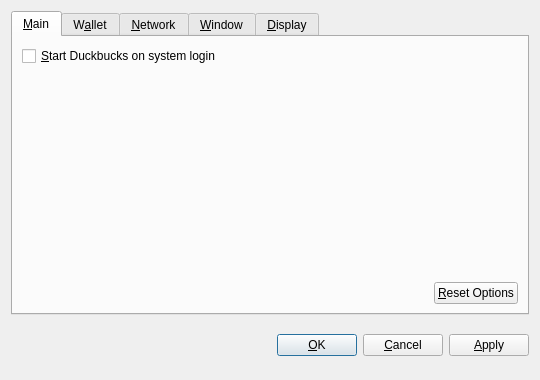
<?xml version="1.0" encoding="UTF-8"?>
<ui version="4.0">
 <class>OptionsDialog</class>
 <widget class="QDialog" name="OptionsDialog">
  <property name="geometry">
   <rect>
    <x>0</x>
    <y>0</y>
    <width>540</width>
    <height>380</height>
   </rect>
  </property>
  <property name="windowTitle">
   <string>Options</string>
  </property>
  <property name="modal">
   <bool>true</bool>
  </property>
  <layout class="QVBoxLayout" name="verticalLayout">
   <item>
    <widget class="QTabWidget" name="tabWidget">
     <property name="tabPosition">
      <enum>QTabWidget::North</enum>
     </property>
     <property name="currentIndex">
      <number>0</number>
     </property>
     <widget class="QWidget" name="tabMain">
      <attribute name="title">
       <string>&amp;Main</string>
      </attribute>
      <layout class="QVBoxLayout" name="verticalLayout_Main">
       <item>
        <widget class="QCheckBox" name="bitcoinAtStartup">
         <property name="toolTip">
          <string>Automatically start Duckbucks after logging in to the system.</string>
         </property>
         <property name="text">
          <string>&amp;Start Duckbucks on system login</string>
         </property>
        </widget>
       </item>
       <item>
        <spacer name="verticalSpacer_Main">
         <property name="orientation">
          <enum>Qt::Vertical</enum>
         </property>
         <property name="sizeHint" stdset="0">
          <size>
           <width>20</width>
           <height>40</height>
          </size>
         </property>
        </spacer>
       </item>
       <item>
        <layout class="QHBoxLayout" name="horizontalLayout_2_Main">
         <item>
          <spacer name="horizontalSpacer_2_Main">
           <property name="orientation">
            <enum>Qt::Horizontal</enum>
           </property>
           <property name="sizeHint" stdset="0">
            <size>
             <width>40</width>
             <height>20</height>
            </size>
           </property>
          </spacer>
         </item>
         <item>
          <widget class="QPushButton" name="resetButton">
           <property name="toolTip">
            <string>Reset all client options to default.</string>
           </property>
           <property name="text">
            <string>&amp;Reset Options</string>
           </property>
           <property name="autoDefault">
            <bool>false</bool>
           </property>
          </widget>
         </item>
        </layout>
       </item>
      </layout>
     </widget>
     <widget class="QWidget" name="tabWallet">
      <attribute name="title">
       <string>W&amp;allet</string>
      </attribute>
      <layout class="QVBoxLayout" name="verticalLayout_Network">
       <item>
        <widget class="QLabel" name="transactionFeeInfoLabel">
         <property name="text">
          <string>Optional transaction fee per kB that helps make sure your transactions are processed quickly. Most transactions are 1 kB.</string>
         </property>
         <property name="textFormat">
          <enum>Qt::PlainText</enum>
         </property>
         <property name="wordWrap">
          <bool>true</bool>
         </property>
        </widget>
       </item>
       <item>
        <layout class="QHBoxLayout" name="horizontalLayout_1_Main">
         <item>
          <widget class="QLabel" name="transactionFeeLabel">
           <property name="text">
            <string>Pay transaction &amp;fee</string>
           </property>
           <property name="textFormat">
            <enum>Qt::PlainText</enum>
           </property>
           <property name="buddy">
            <cstring>transactionFee</cstring>
           </property>
          </widget>
         </item>
         <item>
          <widget class="BitcoinAmountField" name="transactionFee"/>
         </item>
         <item>
          <spacer name="horizontalSpacer_1_Main">
           <property name="orientation">
            <enum>Qt::Horizontal</enum>
           </property>
           <property name="sizeHint" stdset="0">
            <size>
             <width>40</width>
             <height>20</height>
            </size>
           </property>
          </spacer>
         </item>
        </layout>
       </item>
       <item>
        <widget class="QLabel" name="label">
         <property name="text">
          <string>If you disable the spending of unconfirmed change, the change from a transaction cannot be used until that transaction has at least one confirmation. This also affects how your balance is computed.</string>
         </property>
         <property name="wordWrap">
          <bool>true</bool>
         </property>
        </widget>
       </item>
       <item>
        <widget class="QCheckBox" name="spendZeroConfChange">
         <property name="text">
          <string>Spend unconfirmed change  (experts only)</string>
         </property>
        </widget>
       </item>
       <item>
        <spacer name="verticalSpacer">
         <property name="orientation">
          <enum>Qt::Vertical</enum>
         </property>
         <property name="sizeHint" stdset="0">
          <size>
           <width>20</width>
           <height>40</height>
          </size>
         </property>
        </spacer>
       </item>
      </layout>
     </widget>
     <widget class="QWidget" name="tabNetwork">
      <attribute name="title">
       <string>&amp;Network</string>
      </attribute>
      <layout class="QVBoxLayout" name="verticalLayout_Network">
       <item>
        <widget class="QCheckBox" name="mapPortUpnp">
         <property name="toolTip">
          <string>Automatically open the Duckbucks client port on the router. This only works when your router supports UPnP and it is enabled.</string>
         </property>
         <property name="text">
          <string>Map port using &amp;UPnP</string>
         </property>
        </widget>
       </item>
       <item>
        <widget class="QCheckBox" name="connectSocks">
         <property name="toolTip">
          <string>Connect to the Duckbucks network through a SOCKS proxy (e.g. when connecting through Tor).</string>
         </property>
         <property name="text">
          <string>&amp;Connect through SOCKS proxy:</string>
         </property>
        </widget>
       </item>
       <item>
        <layout class="QHBoxLayout" name="horizontalLayout_Network">
         <item>
          <widget class="QLabel" name="proxyIpLabel">
           <property name="text">
            <string>Proxy &amp;IP:</string>
           </property>
           <property name="textFormat">
            <enum>Qt::PlainText</enum>
           </property>
           <property name="buddy">
            <cstring>proxyIp</cstring>
           </property>
          </widget>
         </item>
         <item>
          <widget class="QValidatedLineEdit" name="proxyIp">
           <property name="maximumSize">
            <size>
             <width>140</width>
             <height>16777215</height>
            </size>
           </property>
           <property name="toolTip">
            <string>IP address of the proxy (e.g. 127.0.0.1)</string>
           </property>
          </widget>
         </item>
         <item>
          <widget class="QLabel" name="proxyPortLabel">
           <property name="text">
            <string>&amp;Port:</string>
           </property>
           <property name="textFormat">
            <enum>Qt::PlainText</enum>
           </property>
           <property name="buddy">
            <cstring>proxyPort</cstring>
           </property>
          </widget>
         </item>
         <item>
          <widget class="QLineEdit" name="proxyPort">
           <property name="maximumSize">
            <size>
             <width>55</width>
             <height>16777215</height>
            </size>
           </property>
           <property name="toolTip">
            <string>Port of the proxy (e.g. 9050)</string>
           </property>
          </widget>
         </item>
         <item>
          <widget class="QLabel" name="socksVersionLabel">
           <property name="text">
            <string>SOCKS &amp;Version:</string>
           </property>
           <property name="textFormat">
            <enum>Qt::PlainText</enum>
           </property>
           <property name="buddy">
            <cstring>socksVersion</cstring>
           </property>
          </widget>
         </item>
         <item>
          <widget class="QValueComboBox" name="socksVersion">
           <property name="toolTip">
            <string>SOCKS version of the proxy (e.g. 5)</string>
           </property>
          </widget>
         </item>
         <item>
          <spacer name="horizontalSpacer_Network">
           <property name="orientation">
            <enum>Qt::Horizontal</enum>
           </property>
           <property name="sizeHint" stdset="0">
            <size>
             <width>40</width>
             <height>20</height>
            </size>
           </property>
          </spacer>
         </item>
        </layout>
       </item>
       <item>
        <spacer name="verticalSpacer_Network">
         <property name="orientation">
          <enum>Qt::Vertical</enum>
         </property>
         <property name="sizeHint" stdset="0">
          <size>
           <width>20</width>
           <height>40</height>
          </size>
         </property>
        </spacer>
       </item>
      </layout>
     </widget>
     <widget class="QWidget" name="tabWindow">
      <attribute name="title">
       <string>&amp;Window</string>
      </attribute>
      <layout class="QVBoxLayout" name="verticalLayout_Window">
       <item>
        <widget class="QCheckBox" name="minimizeToTray">
         <property name="toolTip">
          <string>Show only a tray icon after minimizing the window.</string>
         </property>
         <property name="text">
          <string>&amp;Minimize to the tray instead of the taskbar</string>
         </property>
        </widget>
       </item>
       <item>
        <widget class="QCheckBox" name="minimizeOnClose">
         <property name="toolTip">
          <string>Minimize instead of exit the application when the window is closed. When this option is enabled, the application will be closed only after selecting Quit in the menu.</string>
         </property>
         <property name="text">
          <string>M&amp;inimize on close</string>
         </property>
        </widget>
       </item>
       <item>
        <spacer name="verticalSpacer_Window">
         <property name="orientation">
          <enum>Qt::Vertical</enum>
         </property>
         <property name="sizeHint" stdset="0">
          <size>
           <width>20</width>
           <height>40</height>
          </size>
         </property>
        </spacer>
       </item>
      </layout>
     </widget>
     <widget class="QWidget" name="tabDisplay">
      <attribute name="title">
       <string>&amp;Display</string>
      </attribute>
      <layout class="QVBoxLayout" name="verticalLayout_Display">
       <item>
        <layout class="QHBoxLayout" name="horizontalLayout_1_Display">
         <item>
          <widget class="QLabel" name="langLabel">
           <property name="text">
            <string>User Interface &amp;language:</string>
           </property>
           <property name="textFormat">
            <enum>Qt::PlainText</enum>
           </property>
           <property name="buddy">
            <cstring>lang</cstring>
           </property>
          </widget>
         </item>
         <item>
          <widget class="QValueComboBox" name="lang">
           <property name="toolTip">
            <string>The user interface language can be set here. This setting will take effect after restarting Duckbucks.</string>
           </property>
          </widget>
         </item>
        </layout>
       </item>
       <item>
        <layout class="QHBoxLayout" name="horizontalLayout_2_Display">
         <item>
          <widget class="QLabel" name="unitLabel">
           <property name="text">
            <string>&amp;Unit to show amounts in:</string>
           </property>
           <property name="textFormat">
            <enum>Qt::PlainText</enum>
           </property>
           <property name="buddy">
            <cstring>unit</cstring>
           </property>
          </widget>
         </item>
         <item>
          <widget class="QValueComboBox" name="unit">
           <property name="toolTip">
            <string>Choose the default subdivision unit to show in the interface and when sending coins.</string>
           </property>
          </widget>
         </item>
        </layout>
       </item>
       <item>
        <widget class="QCheckBox" name="displayAddresses">
         <property name="toolTip">
          <string>Whether to show Duckbucks addresses in the transaction list or not.</string>
         </property>
         <property name="text">
          <string>&amp;Display addresses in transaction list</string>
         </property>
        </widget>
       </item>
       <item>
        <widget class="QCheckBox" name="coinControlFeatures">
         <property name="toolTip">
          <string>Whether to show coin control features or not.</string>
         </property>
         <property name="text">
          <string>Display coin &amp;control features (experts only!)</string>
         </property>
        </widget>
       </item>
       <item>
        <spacer name="verticalSpacer_Display">
         <property name="orientation">
          <enum>Qt::Vertical</enum>
         </property>
         <property name="sizeHint" stdset="0">
          <size>
           <width>20</width>
           <height>40</height>
          </size>
         </property>
        </spacer>
       </item>
      </layout>
     </widget>
    </widget>
   </item>
   <item>
    <layout class="QHBoxLayout" name="horizontalLayout_Buttons">
     <item>
      <spacer name="horizontalSpacer_1">
       <property name="orientation">
        <enum>Qt::Horizontal</enum>
       </property>
       <property name="sizeHint" stdset="0">
        <size>
         <width>40</width>
         <height>48</height>
        </size>
       </property>
      </spacer>
     </item>
     <item>
      <widget class="QLabel" name="statusLabel">
       <property name="font">
        <font>
         <weight>75</weight>
         <bold>true</bold>
        </font>
       </property>
       <property name="text">
        <string/>
       </property>
       <property name="textFormat">
        <enum>Qt::PlainText</enum>
       </property>
       <property name="wordWrap">
        <bool>true</bool>
       </property>
      </widget>
     </item>
     <item>
      <spacer name="horizontalSpacer_2">
       <property name="orientation">
        <enum>Qt::Horizontal</enum>
       </property>
       <property name="sizeHint" stdset="0">
        <size>
         <width>40</width>
         <height>48</height>
        </size>
       </property>
      </spacer>
     </item>
     <item>
      <widget class="QPushButton" name="okButton">
       <property name="text">
        <string>&amp;OK</string>
       </property>
      </widget>
     </item>
     <item>
      <widget class="QPushButton" name="cancelButton">
       <property name="text">
        <string>&amp;Cancel</string>
       </property>
       <property name="autoDefault">
        <bool>false</bool>
       </property>
      </widget>
     </item>
     <item>
      <widget class="QPushButton" name="applyButton">
       <property name="text">
        <string>&amp;Apply</string>
       </property>
       <property name="autoDefault">
        <bool>false</bool>
       </property>
      </widget>
     </item>
    </layout>
   </item>
  </layout>
 </widget>
 <customwidgets>
  <customwidget>
   <class>BitcoinAmountField</class>
   <extends>QSpinBox</extends>
   <header>bitcoinamountfield.h</header>
  </customwidget>
  <customwidget>
   <class>QValueComboBox</class>
   <extends>QComboBox</extends>
   <header>qvaluecombobox.h</header>
  </customwidget>
  <customwidget>
   <class>QValidatedLineEdit</class>
   <extends>QLineEdit</extends>
   <header>qvalidatedlineedit.h</header>
  </customwidget>
 </customwidgets>
 <resources/>
 <connections/>
</ui>
